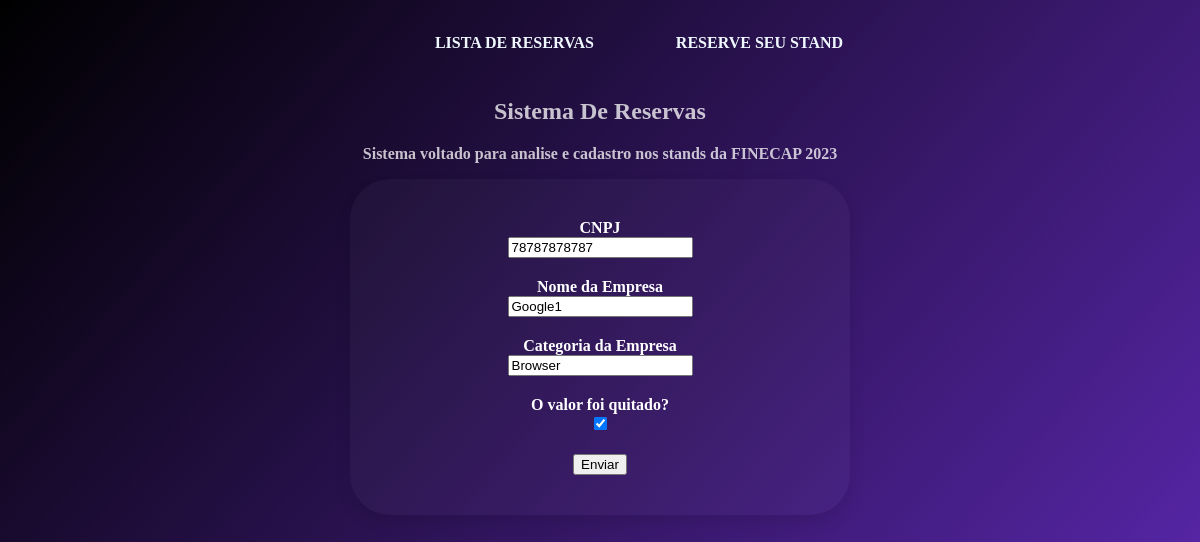
/reserva/editarreserva/5, run on an earlier commit of the app's database.
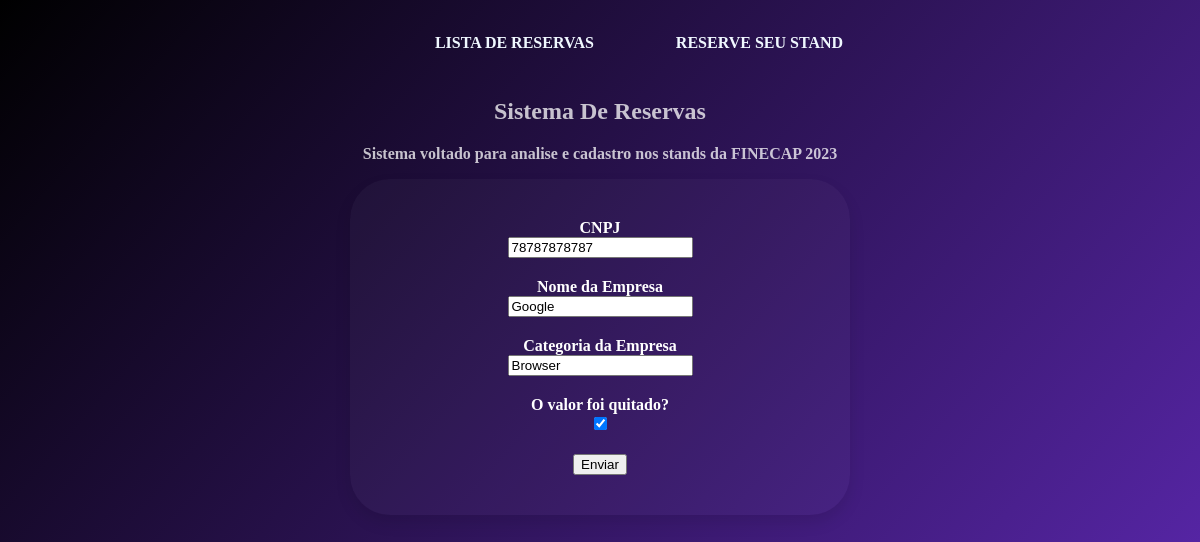
And on a later commit of the database.
### finecap/models.py (models this page shows, shortened)
class Reserva(models.Model):
    cnpj = models.CharField(max_length=50)
    nome_empresa = models.CharField(max_length=100)
    categoria_empresa = models.CharField(max_length=100)
    quitado = models.BooleanField()
    objects = models.Manager()

### finecap/views.py (the view)
# urls.py: path('reserva/editarreserva/<int:id>', EditarCadastroView,name='editar'),
def EditarCadastroView(request,id):
    reserva = get_object_or_404(Reserva, id=id)
    if request.method == 'POST':
        form = CadastroForms(request.POST, instance=reserva)
        if form.is_valid():
            form.save()
            return redirect('index')
    else:
        form = CadastroForms(instance=reserva)
    return render(request, 'core/cadastro.html', {'form': form})

### finecap/forms.py
class CadastroForms(forms.ModelForm):
    class Meta:
        model = Reserva
        fields = '__all__'
    widgets = {
        'cnpj': forms.TextInput(attrs={'class': 'form-control'}),
        'nome_empresa' : forms.TextInput(attrs={'class':'form-control'}),
        'categoria_empresa' : forms.TextInput(attrs={'class':'form-control'}),
    }

### finecap/templates/core/cadastro.html (shortened to what this page needs)
{% extends 'base.html' %}
{% block center %}
<div class="form-container">
    <form method="post" enctype="multipart/form-data">
        <div class="form-group">
            <label for="cnpj" class="form-label">CNPJ</label><br>
            {{ form.cnpj }}
        </div>
        <div class="form-group">
            <label for="nome_empresa" class="form-label">Nome da Empresa</label><br>
            {{ form.nome_empresa }}
        </div>
        <div class="form-group">
            <label for="categoria_empresa" class="form-label">Categoria da Empresa</label><br>
            {{ form.categoria_empresa }}
        </div>
        <div class="form-group">
            <label for="quitado" class="form-label">O valor foi quitado?</label><br>
            {{ form.quitado }}
        </div>
        <button type="submit" class="btn btn-primary">Enviar</button>
    </form>
</div>
{% endblock center %}

What changed in the data, as far as the page shows it:
changed Reserva "Browser": nome_empresa "Google1" → "Google"
